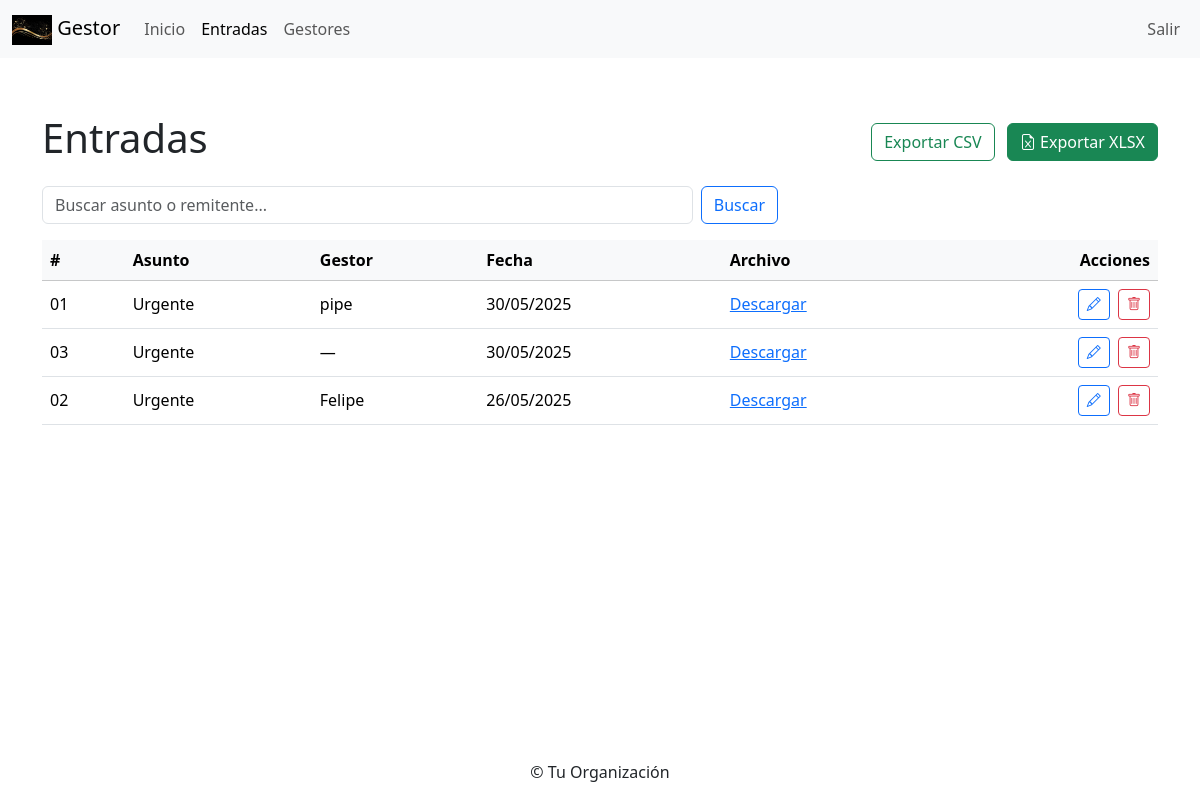
Before: /entradas/ (signed in) with the older database file.
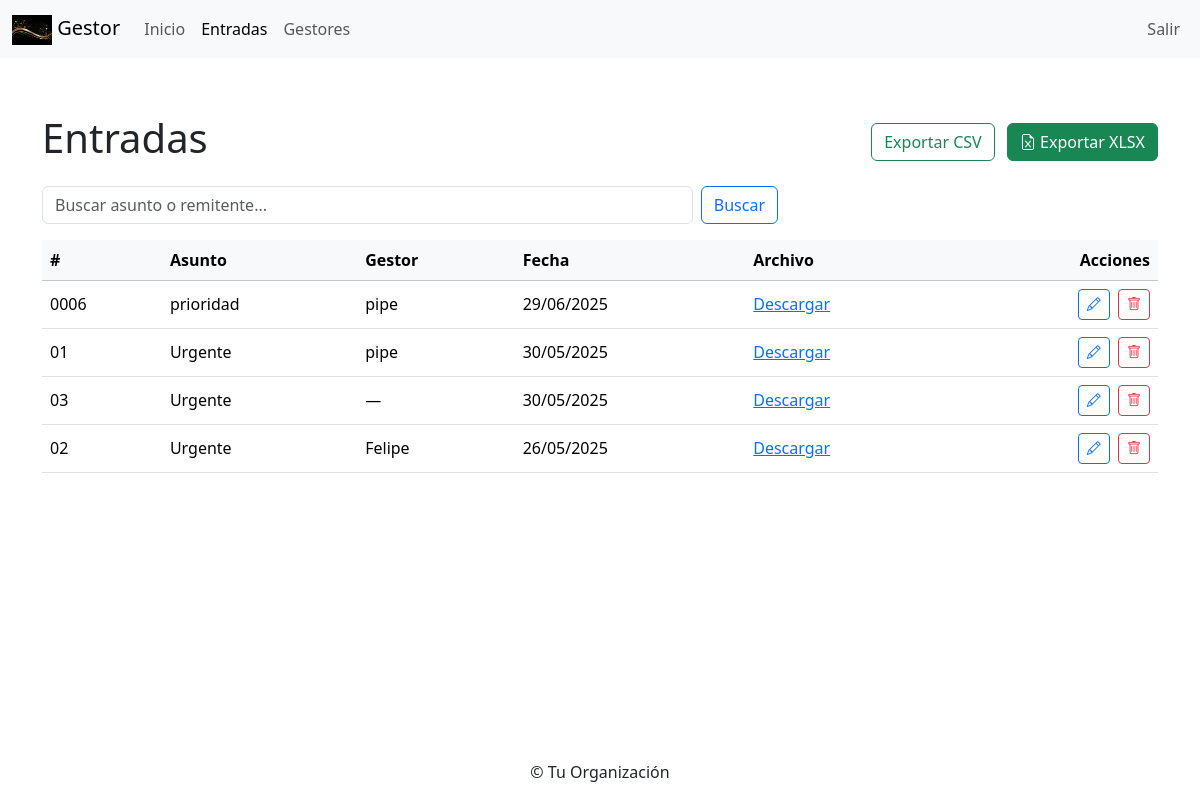
After: the same page with the newer database file.
### correspondencia_app/models.py (models this page shows, shortened)
class CorrespondenciaEntrada(models.Model):
    numero_documento     = models.CharField(
        "Número de documento",
        max_length=10,
        unique=True,
        editable=False  # no se edita a mano
    )
    fecha_recepcion      = models.DateField(
        "Fecha de recepción",
        auto_now_add=True  # se fija al crear
    )
    remitente            = models.CharField("Remitente", max_length=100)
    destinatario         = models.CharField("Destinatario", max_length=100)
    asunto               = models.CharField("Asunto", max_length=200)
    departamento_destino = models.CharField("Departamento destino", max_length=100)
    estado               = models.CharField("Estado", max_length=50)
    gestor               = models.ForeignKey(
        DocumentManager,
        verbose_name="Gestor responsable",
        on_delete=models.SET_NULL,
        null=True,
        blank=True,
        related_name='entradas'
    )
    archivo_adjunto      = models.FileField(
        "Archivo adjunto",
        upload_to='entradas/',
        blank=True,
        null=True
    )
    observaciones        = models.TextField("Observaciones", blank=True)
    class Meta:
        verbose_name        = "Entrada de Correspondencia"
        verbose_name_plural = "Entradas de Correspondencia"
        ordering            = ['-fecha_recepcion']

class DocumentManager(models.Model):
    nombre    = models.CharField("Nombre", max_length=100)
    email     = models.EmailField("Email")
    telefono  = models.CharField("Teléfono", max_length=20)
    archivo   = models.FileField("Archivo", upload_to='gestores/', blank=True, null=True)
    class Meta:
        verbose_name        = "Gestor de Documentos"
        verbose_name_plural = "Gestores de Documentos"
        ordering            = ['nombre']

### correspondencia_app/views.py (the view)
# urls.py: path('entradas/',                   views.entrada_list,           name='entrada_list'),
@login_required
def entrada_list(request):
    q = request.GET.get('q', '')
    qs = CorrespondenciaEntrada.objects.all().order_by('-fecha_recepcion')
    if q:
        qs = qs.filter(
            models.Q(asunto__icontains=q) |
            models.Q(remitente__icontains=q)
        )
    paginator = Paginator(qs, 10)
    page_obj = paginator.get_page(request.GET.get('page'))
    return render(request, 'correspondencia_app/entrada_list.html', {
        'entradas': page_obj,
        'q': q,
    })

### templates/correspondencia_app/entrada_list.html (shortened to what this page needs)
{% extends "correspondencia_app/base.html" %}
{% load static %}
{% block content %}
  <div class="d-flex justify-content-between align-items-center py-3">
    <h1>Entradas</h1>
    {% if request.user.is_staff %}
      <div>
        <a href="{% url 'correspondencia_app:export_entradas_csv' %}" class="btn btn-outline-success me-2">
           Exportar CSV
        </a>
        <a href="{% url 'correspondencia_app:export_entradas_xlsx' %}" class="btn btn-success">
          <i class="bi bi-file-earmark-excel"></i> Exportar XLSX
        </a>
      </div>
    {% endif %}
  </div>
  <div class="row mb-3">
    <div class="col-md-8">
      <form method="get" class="d-flex">
        <input
          name="q"
          class="form-control me-2"
          placeholder="Buscar asunto o remitente..."
          value="{{ q }}"
        >
        <button class="btn btn-outline-primary">Buscar</button>
      </form>
    </div>
  </div>
  <div class="table-responsive">
    <table class="table table-hover align-middle">
      <thead class="table-light">
        <tr>
          <th>#</th>
          <th>Asunto</th>
          <th>Gestor</th>
          <th>Fecha</th>
          <th>Archivo</th>
          <th class="text-end">Acciones</th>
        </tr>
      </thead>
      <tbody>
        {% for e in entradas %}
        <tr>
          <td>{{ e.numero_documento }}</td>
          <td>{{ e.asunto }}</td>
          <td>
            {% if e.gestor %}
              {{ e.gestor.nombre }}
            {% else %}
              &mdash;
            {% endif %}
          </td>
          <td>{{ e.fecha_recepcion|date:"d/m/Y" }}</td>
          <td>
            {% if e.archivo_adjunto %}
              <a href="{{ e.archivo_adjunto.url }}" class="link-primary">Descargar</a>
            {% else %}
              &mdash;
            {% endif %}
          </td>
          <td class="text-end">
            {% if request.user.is_staff %}
              <a
                href="{% url 'correspondencia_app:entrada_edit' e.pk %}"
                class="btn btn-sm btn-outline-primary me-1"
              >
                <i class="bi bi-pencil"></i>
              </a>
              <a
                href="{% url 'correspondencia_app:entrada_delete' e.pk %}"
                class="btn btn-sm btn-outline-danger"
              >
                <i class="bi bi-trash"></i>
              </a>
            {% endif %}
          </td>
        </tr>
        {% empty %}
        <tr>
          <td colspan="6" class="text-center">No hay entradas</td>
        </tr>
        {% endfor %}
      </tbody>
    </table>
  </div>
{% endblock %}

Changed rows visible on the page:
added CorrespondenciaEntrada: numero_documento "0006", asunto "prioridad", gestor.nombre "pipe", fecha_recepcion "29/06/2025"
